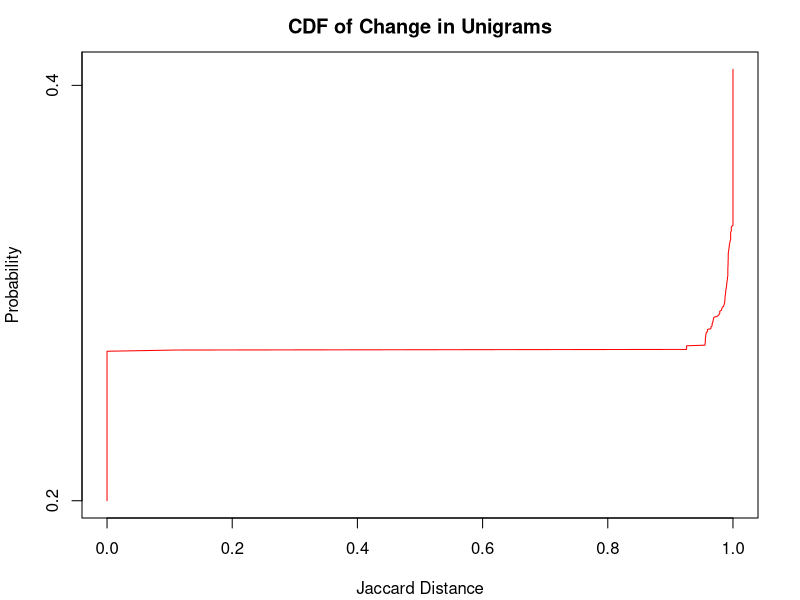

Write R code to recreate this figure.

library(RColorBrewer)
data <- read.table("TrigramJackardDistance.txt")
finalData = rep(data[,1])
title <- "CDF of Change in Unigrams"
xlab <- "Jaccard Distance"
ylab <- "Probability"
png("Trigramq1.png")
par(mar=c(4,4,2.5,2) + 0.1)
set.seed(1)
mp <- plot(finalData, 1:length(finalData), type="l", col="red", main=title, xlab=xlab, ylab=ylab, yaxt="n")
axis(side=2, at=seq(1,2735,length.out=5), labels=seq(0.2,1,by=0.2))